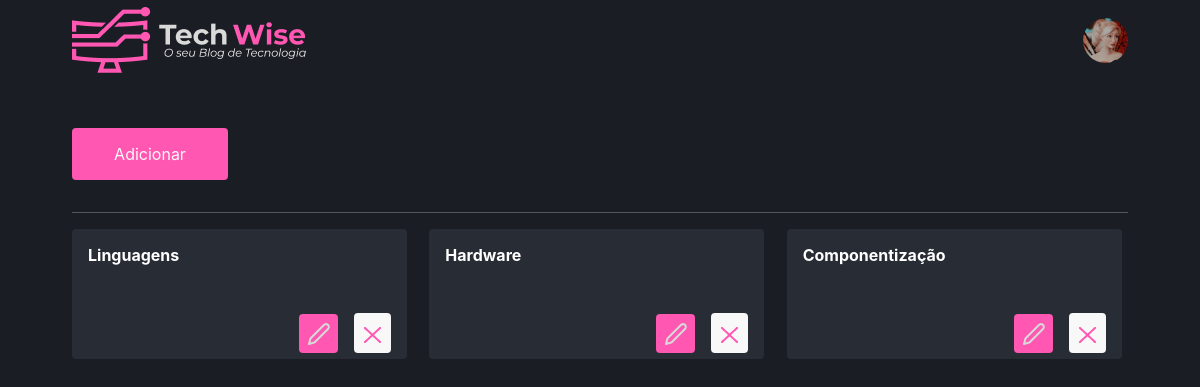
The app's page /category/index (signed in), older data.
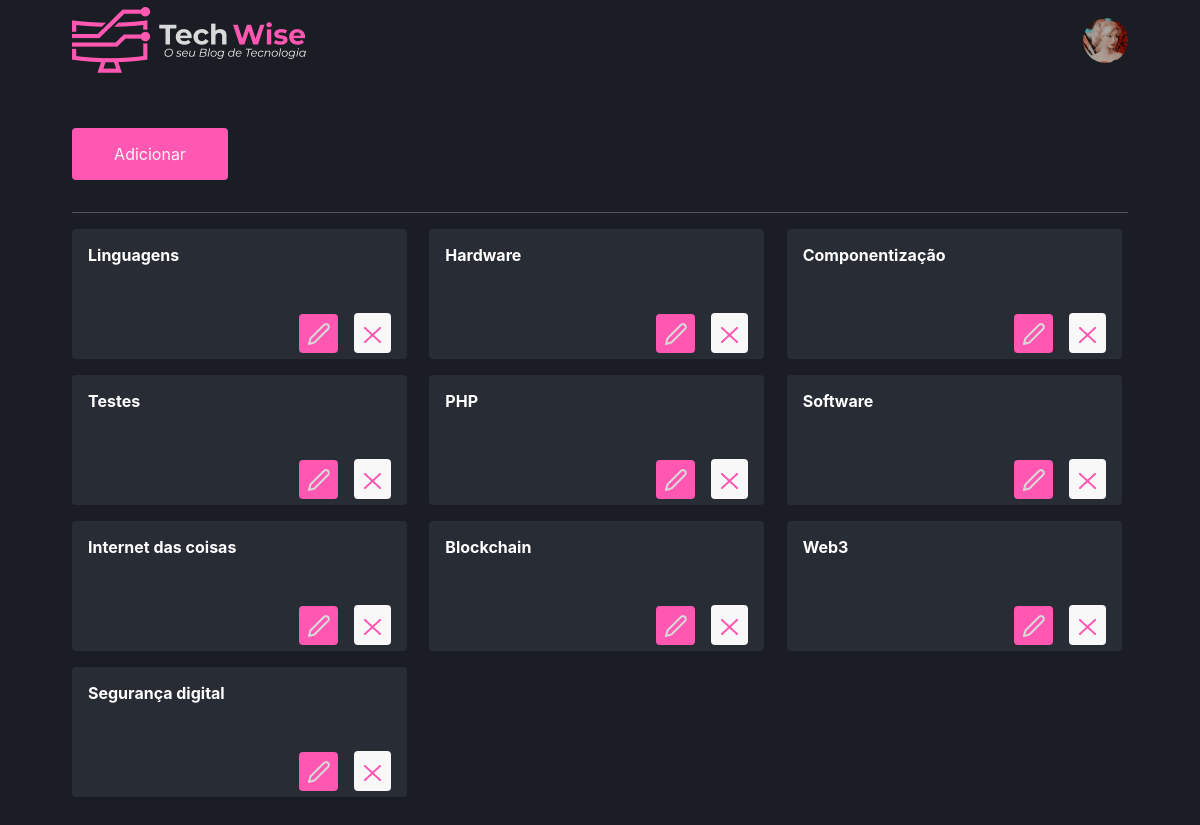
The same page, newer data.
### tables this page shows
CREATE TABLE `category` (
  `idCategory` int(11) NOT NULL,
  `name` varchar(150) NOT NULL
);

### App/Controllers/CategoryController.php (called while the page is built, shortened)
<?php
class CategoryController extends Controller
{
    public function index()
    {
        $categoryDao = new CategoryDAO();
        self::setViewParam('listCategory', $categoryDao->listar());
        $this->render('/category/index');
    }
}

### index.php (called while the page is built, shortened)
<?php
try {
    $app = new App();
    $app->run();
}catch (\Exception $e){
    $oError = new Erro($e);
    $oError->render();
}

### App/Models/DAO/BaseDAO.php (called while the page is built, shortened)
<?php
abstract class BaseDAO
{
    private $conexao;
    public function __construct()
    {
        $this->conexao = Conexao::getConnection();
    }
    public function select($sql)
    {
        if(!empty($sql))
        {
            return $this->conexao->query($sql);
        }
    }
}

### App/Lib/Conexao.php (called while the page is built, shortened)
<?php
class Conexao
{
    public static function getConnection() {
        $pdoConfig  = DB_DRIVER . ":". "host=" . DB_HOST . ";";
        $pdoConfig .= "dbname=".DB_NAME.";";
        try {
            if(!isset($conn)){
                $conn =  new PDO($pdoConfig, DB_USER, DB_PASSWORD);
                $conn->setAttribute(PDO::ATTR_ERRMODE, PDO::ERRMODE_EXCEPTION);
            }
            return $conn;
        } catch (PDOException $e) {
            throw new Exception("Erro de conexão com o banco de dados. ($e)",500);
        }
    }
}

### App/Models/DAO/CategoryDAO.php (called while the page is built, shortened)
<?php
class CategoryDAO extends BaseDAO
{
    public function listar ()
    {
        $resultado = $this->select("SELECT * FROM category");
        return $resultado->fetchAll(\PDO::FETCH_CLASS, Category::class);
    }
    }

### App/Models/Entidades/Category.php (called while the page is built, shortened)
<?php
class Category
{
    private int $idCategory;
    private string $name;
	public function getIdCategory(): int {
		return $this->idCategory;
	}
	public function getName(): string {
		return $this->name;
	}
}

### App/Views/category/index.php (the view, shortened to what this page needs)
<div class="container">
    <div class="row">
        <br />
        <div class="col-md-2 mt-5">
            <a href="http://<?php echo APP_HOST; ?>/category/cadastro" class="buttonSubmit"><span class="glyphicon glyphicon-plus" aria-hidden="true"></span> Adicionar</a>
        </div>
        <div class="col-md-12">
            <hr>
            <?php if (!count($viewVar['listCategory'])) { ?>
                <div class="alert alert-info" role="alert">Nenhum fornecedor encontrado</div>
            <?php } else { ?>
                <div class="containerCategory">
                <?php foreach ($viewVar['listCategory'] as $category) { ?>
                    <div class="card-category">
                        <strong><?= $category->getName() ?></strong>
                        <div class="d-flex justify-content-end gap-3 align-items-end mt-5">
                            <a href="http://<?= APP_HOST ?>/category/edicao/<?= $category->getIdCategory() ?>" class="editar">
                                <img src="http://<?php echo APP_HOST; ?>/public/icons/pencil.png" alt="editar" />
                            </a>
                            <a href="http://<?= APP_HOST ?>/category/exclusao/<?= $category->getIdCategory() ?>" class="excluir">
                                <img src="http://<?php echo APP_HOST; ?>/public/icons/x.png" alt="apagar" />
                            </a>
                        </div>
                    </div>
                    <?php } ?>
            <?php } ?>
                </div>
        </div>
    </div>
</div>

Row changes from the older to the newer data that the page shows:
added category: name "Testes"
added category: name "PHP"
added category: name "Software"
added category: name "Internet das coisas"
added category: name "Blockchain"
added category: name "Web3"
added category: name "Segurança digital"
